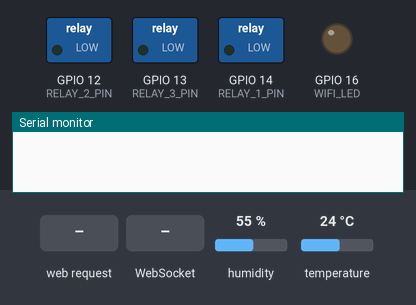
Simulated run of this sketch. Board: ESP8266 (NodeMCU). On the bench: switched loads named in the sketch (green lamp = pin HIGH), output pins drawn as LEDs (lit = HIGH), the last lines printed to the serial monitor. Inputs (shaded band) come from the test bench; at power-on: humidity 55 %, temperature 24 °C. WiFi joins after 1.5 s; servers stay silent unless stated; storage starts empty; EEPROM starts erased.

Above: at 0.1 s.
At 2.1 s:
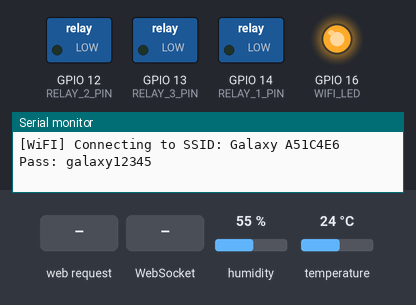
At 4.8 s:
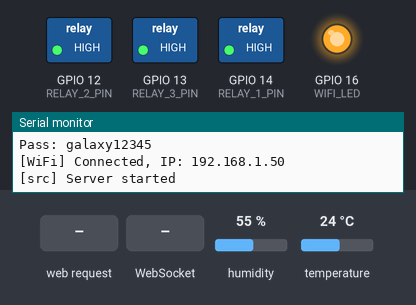
4.9 s: HTTP request GET /status received
16.3 s: WebSocket text "1" received
21.3 s: HTTP request GET /config received
25.4 s: HTTP request GET /lastvalues received
Timing chart, 0 to 29.5 s (numbered marks = the images above; inputs shaded):
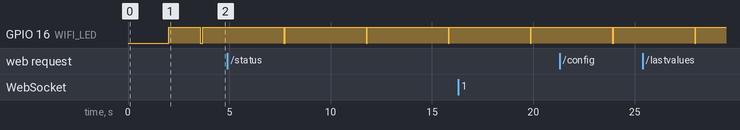

The sketch:

main.ino
```cpp
#include <Arduino.h>
#include "debug.h"
#include "wifi.h"
#include "relay.h"
#include "sensors.h"
#include "web_server.h"
#include "config.h"

// -------------------------------------------------------------------
// SETUP
// -------------------------------------------------------------------
void setup() {
    delay(2000);
    DEBUG_BEGIN(115200);

    DBUGLN();
    DBUG("Wireless - WiFi Relay");
    DBUG(ESP.getChipId());

    // Read saved settings from the config
    config_load_settings();
    // Initialise the WiFi
    wifi_setup();

    // Initialise sensors
    sensors_setup();

    // Initialise relays
    relay_setup();

    // Bring up the web server
    web_server_setup();

    DBUG("[src] Server started");
    delay(100);
}

// -------------------------------------------------------------------
// LOOP
// -------------------------------------------------------------------
void loop () {

    //wifi loop
    wifi_loop();

    //sensors loop
    sensors_loop();

}
```

debug.h
```cpp
#ifndef __DEBUG_H

    #define __DEBUG_H

    #define ENABLE_DEBUG
    #define DEBUG_PORT Serial

    #define TEXTIFY(A) #A
    #define ESCAPEQUOTE(A) TEXTIFY(A)

    #ifdef ENABLE_DEBUG

        #ifndef DEBUG_PORT
            #define DEBUG_PORT Serial1
        #endif

        #define DEBUG DEBUG_PORT

        #define DBUGS               Serial
        #define DEBUG_BEGIN(speed)  DEBUG_PORT.begin(speed)

        #define DBUGF(format, ...)  DEBUG_PORT.printf(format "\n", ##__VA_ARGS__)
        #define DBUG(...)           DEBUG_PORT.print(__VA_ARGS__)
        #define DBUGLN(...)         DEBUG_PORT.println(__VA_ARGS__)
        #define DBUGVAR(x, ...)     do { DEBUG_PORT.print(ESCAPEQUOTE(x) " = "); DEBUG_PORT.println(x, ##__VA_ARGS__); } while (false)

    #else

        #define DEBUG_BEGIN(speed)
        #define DBUGF(...)
        #define DBUG(...)
        #define DBUGLN(...)
        #define DBUGVAR(...)

    #endif // DEBUG

#endif // __DEBUG_H
```

relay.cpp
```cpp
#include "relay.h"
#include "debug.h"

// Relays Settings
String relay_1_name = "Relay 1";
String relay_2_name = "Relay 2";
String relay_3_name = "Relay 3";

bool relay_latch_enabled = 1;

bool relay_1_state = 0;
bool relay_2_state = 0;
bool relay_3_state = 0;

void relay_setup() {

    pinMode(RELAY_1_PIN, OUTPUT);
    pinMode(RELAY_2_PIN, OUTPUT);
    pinMode(RELAY_3_PIN, OUTPUT);

    relay_set_state(RELAY_1, relay_1_state);
    relay_set_state(RELAY_2, relay_2_state);
    relay_set_state(RELAY_3, relay_3_state);
}

void relay_set_state(uint8_t id, bool state) {

    switch(id)
    {
        case RELAY_1:
            digitalWrite(RELAY_1_PIN, state);
            relay_1_state = state;
        break;

        case RELAY_2:
            digitalWrite(RELAY_2_PIN, state);
            relay_2_state = state;
        break;

        case RELAY_3:
            digitalWrite(RELAY_3_PIN, state);
            relay_3_state = state;
        break;

        default:
        break;
    }
}
```

relay.h
```cpp
#ifndef _RELAY_H
#define _RELAY_H

#include <Arduino.h>

#define RELAY_1 1 //GPIO14 -> D5 on NodeMcu
#define RELAY_2 2 //GPIO12 -> D6 on NodeMcu
#define RELAY_3 3 //GPIO13 -> D7 on NodeMcu

#define RELAY_1_PIN 14
#define RELAY_2_PIN 12
#define RELAY_3_PIN 13

#define ON 0
#define OFF 1

// Relays Settings
extern String relay_1_name;
extern String relay_2_name;
extern String relay_3_name;

extern bool relay_latch_enabled;

extern bool relay_1_state;
extern bool relay_2_state;
extern bool relay_3_state;

// -------------------------------------------------------------------
// Relay initialization
// -------------------------------------------------------------------
extern void relay_setup();

// -------------------------------------------------------------------
// Set relay state
// -------------------------------------------------------------------
extern void relay_set_state(uint8_t id, bool state);

#endif //_RELAY_H
```

sensors.cpp
```cpp
#include "sensors.h"
#include "debug.h"
#include "relay.h"

//for DHT22 and DS18B20 sensors
#include "DHT.h"
#include <OneWire.h>
#include <DallasTemperature.h>

// Uncomment used DHT type used
//#define DHTTYPE DHT11   // DHT 11
//#define DHTTYPE DHT21   // DHT 21 (AM2301)
#define DHTTYPE DHT22   // DHT 22  (AM2302), AM2321

//pin definition
#define DHTPIN 2 // DHT22->GPIO02
#define ONE_WIRE_BUS 2

unsigned long sensors_previous_millis = 0;
const int sensors_poll_interval = (int) 5*1000; //ms

float dallas_temperature;
float dht_temperature;
float dht_fahrenheit;
float dht_humidity;

String lastvalues = "";

char result[200];
char measurement[16];

// Initialize DHT sensor.
DHT dht(DHTPIN, DHTTYPE);
// Setup a oneWire instance to communicate with any OneWire devices (not just Maxim/Dallas temperature ICs)
OneWire oneWire(ONE_WIRE_BUS);
// Pass our oneWire reference to Dallas Temperature.
DallasTemperature dallas(&oneWire);

// -------------------------------------------------------------------
// SETUP
// -------------------------------------------------------------------
void sensors_setup() {
    dht.begin();
    dallas.begin();
}

// -------------------------------------------------------------------
// LOOP
// -------------------------------------------------------------------
void sensors_loop() {
    if(millis() - sensors_previous_millis >= sensors_poll_interval)
    {
        strcpy(result, "");

        sprintf(result, "R1:%d,R2:%d,R3:%d",
        !relay_1_state,
        !relay_2_state,
        !relay_3_state);

        dht_humidity = dht.readHumidity();
        dht_temperature = dht.readTemperature();
        dht_fahrenheit = dht.readTemperature(true);

        if(isnan(dht_humidity) || isnan(dht_temperature) || isnan(dht_fahrenheit)) {
            DBUGLN(" ");
            DBUGLN("[sensors] Échec de la lecture du capteur DHT!");
        }

        strcat(result, ",T1:");
        dtostrf(dht_temperature, 2, 2, measurement);
        strcat(result, measurement);

        strcat(result, ",H:");
        dtostrf(dht_humidity, 2, 2, measurement);
        strcat(result, measurement);

        dallas.requestTemperatures();
        dallas_temperature =dallas.getTempCByIndex(0);

        strcat(result, ",T2:");
        dtostrf(dallas_temperature, 2, 2, measurement);
        strcat(result, measurement);

        DBUG("[sensors] ");
        DBUGLN(result);

        lastvalues = result;

        sensors_previous_millis = millis();
    }
}
```

sensors.h
```cpp
#ifndef _SENSORS_H
#define _SENSORS_H

#include <Arduino.h>

extern float dallas_temperature;
extern float dht_temperature;
extern float dht_fahrenheit;
extern float dht_humidity;

extern String lastvalues;

extern void sensors_setup();
extern void sensors_loop();

#endif
```

web_server.cpp
```cpp
#include <FS.h>

#include "web_server.h"
#include "config.h"
#include "debug.h"
#include "sensors.h"
#include "relay.h"
#include "ArduinoJson.h"

#define RELAY_STATE_MESSAGE 10
#define RELAY_MESSAGE_MEMORY_POOL 100

AsyncWebServer server(80);
AsyncWebSocket ws("/ws");

bool enableCors = true;

bool requestPreProcess(AsyncWebServerRequest *request, AsyncResponseStream *&response, const char *contentType="application/json") {
    response = request->beginResponseStream(contentType);

    if (enableCors) {
        response->addHeader("Access-Control-Allow-Origin", "*");
        return true;
    }
}

void handleHome(AsyncWebServerRequest *request) {
    if(SPIFFS.exists("/home.html")){
        request->send(SPIFFS, "/home.html");
    } else {
        request->send(200, "text/plain", "/home.html not found, have you flashed the SPIFFS?");
    }
}

void handleStatus(AsyncWebServerRequest * request) {
    AsyncResponseStream *response;
    if(false == requestPreProcess(request,response)) {
        return;
    }

    String s = "{";
    s += "\"relay_1_state\":" + String(relay_1_state ? "false":"true") + ",";
    s += "\"relay_2_state\":" + String(relay_2_state ? "false":"true") + ",";
    s += "\"relay_3_state\":" + String(relay_3_state ? "false":"true") + ",";

    s += "\"dallas_temperature\":\"" + String(dallas_temperature) + "\",";

    s += "\"dht_temperature\":\"" + String(dht_temperature) + "\",";
    s += "\"dht_humidity\":\"" + String(dht_humidity) + "\"";
    s += "}";

    DBUG("[web_server] '/status' response");
    DBUGLN(s);

    response->setCode(200);
    response->print(s);
    request->send(response);
}

void handleConfig(AsyncWebServerRequest * request) {
    AsyncResponseStream *response;
    if(false == requestPreProcess(request,response)) {
        return;
    }

    String s = "{";
    s += "\"relay_1_name\":\"" + relay_1_name + "\",";
    s += "\"relay_2_name\":\"" + relay_2_name + "\",";
    s += "\"relay_3_name\":\"" + relay_3_name + "\"";
    s += "}";

    DBUG("[web_server] '/config' response");
    DBUGLN(s);

    response->setCode(200);
    response->print(s);
    request->send(response);
}

void handleLastValues(AsyncWebServerRequest * request) {
    AsyncResponseStream *response;
    if(false == requestPreProcess(request,response)) {
        return;
    }

    DBUG("[web_server] '/lastvalues' response");
    DBUGLN(lastvalues);

    response->setCode(200);
    response->print(lastvalues);
    request->send(response);
}

void handleNotFound(AsyncWebServerRequest * request) {
    DBUG("NOT_FOUND: ");
    if(request->method() == HTTP_GET)
      DBUGF("GET");
    else if(request->method() == HTTP_POST)
      DBUGF("POST");
    else if(request->method() == HTTP_DELETE)
      DBUGF("DELETE");
    else if(request->method() == HTTP_PUT)
      DBUGF("PUT");
    else if(request->method() == HTTP_PATCH)
      DBUGF("PATCH");
    else if(request->method() == HTTP_HEAD)
      DBUGF("HEAD");
    else if(request->method() == HTTP_OPTIONS)
      DBUGF("OPTIONS");
    else
      DBUGF("UNKNOWN");
    DBUGF(" http://%s%s\n", request->host().c_str(), request->url().c_str());

    if(request->contentLength()){
      DBUGF("_CONTENT_TYPE: %s\n", request->contentType().c_str());
      DBUGF("_CONTENT_LENGTH: %u\n", request->contentLength());
    }

    int headers = request->headers();
    int i;
    for(i=0;i<headers;i++){
      AsyncWebHeader* h = request->getHeader(i);
      DBUGF("_HEADER[%s]: %s\n", h->name().c_str(), h->value().c_str());
    }

    int params = request->params();
    for(i=0;i<params;i++){
      AsyncWebParameter* p = request->getParam(i);
      if(p->isFile()){
        DBUGF("_FILE[%s]: %s, size: %u\n", p->name().c_str(), p->value().c_str(), p->size());
      } else if(p->isPost()){
        DBUGF("_POST[%s]: %s\n", p->name().c_str(), p->value().c_str());
      } else {
        DBUGF("_GET[%s]: %s\n", p->name().c_str(), p->value().c_str());
      }
    }

    request->send(404);
}

void handleRelayMessage(String msg) {
    DynamicJsonDocument doc (RELAY_MESSAGE_MEMORY_POOL);
    DeserializationError error = deserializeJson(doc, msg);

    if(error) {
        DBUG("[web_server] Websocket message deserialization failed with the following error: ");
        DBUGLN(error.c_str());
        return;
    }

    uint8_t relay_id = (uint8_t) doc["id"];
    bool relay_state = (bool) doc["state"];
    const char* relay_name = doc["name"];

    relay_set_state(relay_id, relay_state);

    if (relay_latch_enabled) {
        config_save_relay_states();
    }
}

void handleRecievedMessage(String msg) {

    DynamicJsonDocument doc (RELAY_MESSAGE_MEMORY_POOL);
    DeserializationError error = deserializeJson(doc, msg);

    if(error) {
        DBUG("[web_server] Websocket message deserialization failed with the following error: ");
        DBUGLN(error.c_str());
        return;
    }

    uint8_t msg_type = (uint8_t) doc["type"];

    switch (msg_type) {
        case RELAY_STATE_MESSAGE:
            handleRelayMessage(msg);
        break;

        default:
        break;
    }

}

void onWsEvent(AsyncWebSocket * server, AsyncWebSocketClient * client, AwsEventType type, void * arg, uint8_t *data, size_t len){
  if(type == WS_EVT_CONNECT){
    DBUGF("ws[%s][%u] connect\n", server->url(), client->id());
    client->printf("Hello Client %u :)", client->id());
    client->ping();
  } else if(type == WS_EVT_DISCONNECT){
    DBUGF("ws[%s][%u] disconnect: %u\n", server->url(), client->id());
  } else if(type == WS_EVT_ERROR){
    DBUGF("ws[%s][%u] error(%u): %s\n", server->url(), client->id(), *((uint16_t*)arg), (char*)data);
  } else if(type == WS_EVT_PONG){
    DBUGF("ws[%s][%u] pong[%u]: %s\n", server->url(), client->id(), len, (len)?(char*)data:"");
  } else if(type == WS_EVT_DATA){
    AwsFrameInfo * info = (AwsFrameInfo*)arg;
    String msg = "";
    if(info->final && info->index == 0 && info->len == len){
      //the whole message is in a single frame and we got all of it's data
      DBUGF("ws[%s][%u] %s-message[%llu]: ", server->url(), client->id(), (info->opcode == WS_TEXT)?"text":"binary", info->len);

      if(info->opcode == WS_TEXT){
        for(size_t i=0; i < info->len; i++) {
          msg += (char) data[i];
        }
      } else {
        char buff[3];
        for(size_t i=0; i < info->len; i++) {
          sprintf(buff, "%02x ", (uint8_t) data[i]);
          msg += buff ;
        }
      }
      DBUGF("%s\n",msg.c_str());
    }
    handleRecievedMessage(msg);
  }
}

void web_server_setup() {
    SPIFFS.begin();

    server.serveStatic("/", SPIFFS, "/")
          .setDefaultFile("home.html");

    // Start server & server root html /
    server.on("/", handleHome);

    server.on("/status", handleStatus);
    server.on("/config", handleConfig);
    server.on("/lastvalues", handleLastValues);

    server.onNotFound(handleNotFound);
    server.begin();

    ws.onEvent(onWsEvent);
    server.addHandler(&ws);
}
```

web_server.h
```cpp
#ifndef _WEB_SERVER_H
#define _WEB_SERVER_H
#include <Arduino.h>
#include <ESPAsyncTCP.h>
#include <ESPAsyncWebServer.h>

extern AsyncWebServer server;

extern void web_server_setup();
#endif // _WEB_SERVER_H
```

wifi.cpp
```cpp
#include<Arduino.h>
#include "wifi.h"
#include "debug.h"

#include <ESP8266WiFi.h> //Se connecter au Wi-Fi

String ipadress = "";

// Wifi Network Strings
String esid = "Galaxy A51C4E6";
String epass = "galaxy12345";

#ifdef WIFI_LED
    int wifiLedState = !WIFI_LED_ON_STATE;
    unsigned long wifiLedTimeout = millis();
#endif

void get_ip () {
    IPAddress myAdress = WiFi.localIP();
    char tmpStr[40];
    sprintf(tmpStr, "%d.%d.%d.%d", myAdress[0], myAdress[1], myAdress[2], myAdress[3]);
    ipadress = tmpStr;
    DBUG("[WiFi] Connected, IP: ");
    DBUGLN(tmpStr);

    #ifdef WIFI_LED
        wifiLedState = WIFI_LED_ON_STATE;
        digitalWrite(WIFI_LED, wifiLedState);
    #endif
}

void start_client() {
    DBUG("[WiFI] Connecting to SSID: ");
    DBUGLN(esid.c_str());
    DBUG("Pass: ");
    DBUGLN(epass.c_str());

    WiFi.begin(esid.c_str(), epass.c_str());
    delay(50);

    if(WiFi.waitForConnectResult() != WL_CONNECTED)
    {
        DBUGLN("[WiFi] WiFi connect failed! Rebooting...");
        delay(1000);
        ESP.restart();
    }
    get_ip();
}

void wifi_start() {
   WiFi.mode(WIFI_STA);
   start_client();
}

void wifi_setup() {
    #ifdef WIFI_LED
        pinMode(WIFI_LED, OUTPUT);
        digitalWrite(WIFI_LED, wifiLedState);
    #endif

    wifi_start();
}

void wifi_loop() {

    #ifdef WIFI_LED
        if(millis() > wifiLedTimeout) {
            wifiLedState = !wifiLedState;
            digitalWrite(WIFI_LED, wifiLedState);

            if(wifiLedState == WIFI_LED_ON_STATE) {
                wifiLedTimeout = millis() + WIFI_LED_ON_TIME;
            } else {
                wifiLedTimeout = millis() + WIFI_LED_OFF_TIME;
            }
        }
    #endif
}
```

wifi.h
```cpp
#ifndef _WIFI_H
#define _WIFI_H

#include <Arduino.h>

#ifndef WIFI_LED
 #define WIFI_LED 16
#endif

#ifdef WIFI_LED

    #ifndef WIFI_LED_ON_STATE
        #define WIFI_LED_ON_STATE LOW
    #endif

    #ifndef WIFI_LED_ON_TIME
        #define WIFI_LED_ON_TIME 50
    #endif

    #ifndef WIFI_LED_OFF_TIME
        #define WIFI_LED_OFF_TIME 4000
    #endif

#endif

// ipadress
extern String ipadress;

extern const char *esp_hostname;

extern void wifi_setup();
extern void wifi_loop();


#endif
```

config.cpp
```cpp
#include "config.h"
#include "debug.h"
#include "relay.h"

#include <EEPROM.h>

#define BITMASK_RELAY_1 1
#define BITMASK_RELAY_2 2
#define BITMASK_RELAY_3 4

#define EEPROM_RELAY_STATES_SIZE    1

#define EEPROM_SIZE                 512

#define EEPROM_RELAY_STATES_START   0
#define EEPROM_RELAY_STATES_END (EEPROM_RELAY_STATES_START + EEPROM_RELAY_STATES_SIZE)

#define EEPROM_CONFIG_END EEPROM_RELAY_STATES_END

#if EEPROM_CONFIG_END > EEPROM_RELAY_STATES_SIZE
#error EEPROM_SIZE too small
#endif

void config_load_settings() {

    EEPROM.begin(EEPROM_SIZE);

    if(relay_latch_enabled) {
        config_load_relay_states();
    }

    EEPROM.end();

}

void config_save_relay_states() {

    uint8_t state_byte = 0;
    state_byte = relay_1_state | (relay_2_state << 1) | (relay_3_state << 2);

    EEPROM.begin(EEPROM_SIZE);
    EEPROM.write(EEPROM_RELAY_STATES_START, state_byte);
    EEPROM.end();

    DBUGF("[config] Save Relay States: ['%02x']: 1->[%d], 2->[%d], 3->[%d].", state_byte, relay_1_state, relay_2_state, relay_3_state);
}

void config_load_relay_states() {
    uint8_t state_byte = 0;
    EEPROM.begin(EEPROM_SIZE);
    state_byte = EEPROM.read(EEPROM_RELAY_STATES_START);
    EEPROM.end();

    relay_1_state = state_byte & BITMASK_RELAY_1;
    relay_2_state = state_byte & BITMASK_RELAY_2;
    relay_3_state = state_byte & BITMASK_RELAY_3;

    DBUGF("[config] Load Relay States: ['%02x']: 1->[%d], 2->[%d], 3->[%d].", state_byte, relay_1_state, relay_2_state, relay_3_state);
}
```

config.h
```cpp
#ifndef _CONFIG_H
#define _CONFIG_H
#include <Arduino.h>

// -------------------------------------------------------------------
// Load and save the Wifirelay config.
//
// This initial implementation saves the config to the EEPROM area of flash
// -------------------------------------------------------------------

extern void config_load_settings();
extern void config_save_relay_states();
extern void config_load_relay_states();

#endif // _CONFIG_H
```

Measured:
- by itself, GPIO 16 (WIFI_LED): alternates HIGH for 4.0 s and LOW for 0.05 s
